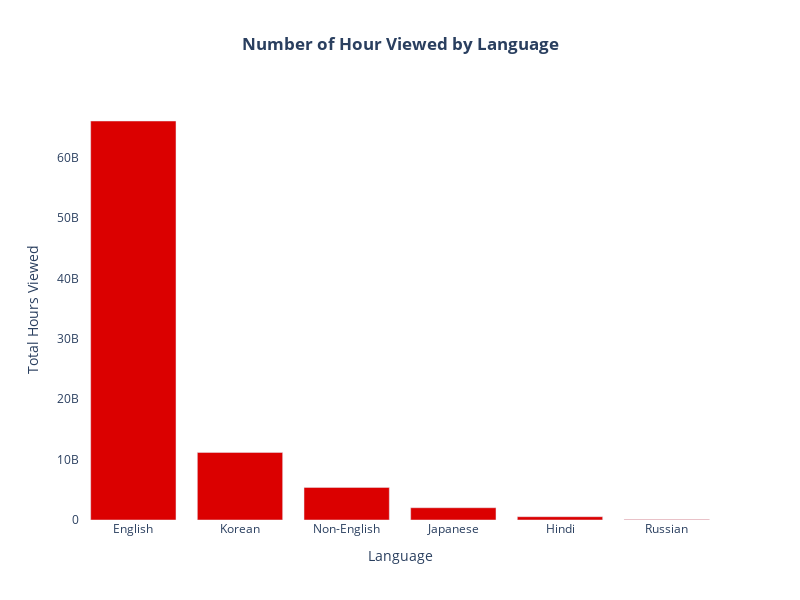

Notebook source saved alongside this figure:
### Code cell
plot_bar_chart_univariate_y_col(df.groupby('Language Indicator').agg({'Hours Viewed': 'sum'}).reset_index(), 
                          'Language Indicator', 
                          'Hours Viewed',
                          'Number of Hour Viewed by Language', 'Language', 'Total Hours Viewed')

### Figure 1 — Plotly figure (JSON) as saved in the notebook; plotly's stock layout.template omitted (floating-point values rounded to 4 significant figures)
{"data": [{"marker": {"color": "#db0000"}, "type": "bar", "x": ["English", "Korean", "Non-English", "Japanese", "Hindi", "Russian"], "y": [66037500000, 11183300000, 5392200000, 2030600000, 547000000, 72400000]}], "layout": {"height": 600, "paper_bgcolor": "rgba(0,0,0,0)", "plot_bgcolor": "rgba(0,0,0,0)", "title": {"text": "<b>Number of Hour Viewed by Language</b>", "x": 0.5, "xanchor": "center"}, "width": 800, "xaxis": {"showgrid": false, "title": {"text": "Language"}}, "yaxis": {"showgrid": false, "title": {"text": "Total Hours Viewed"}}}}
